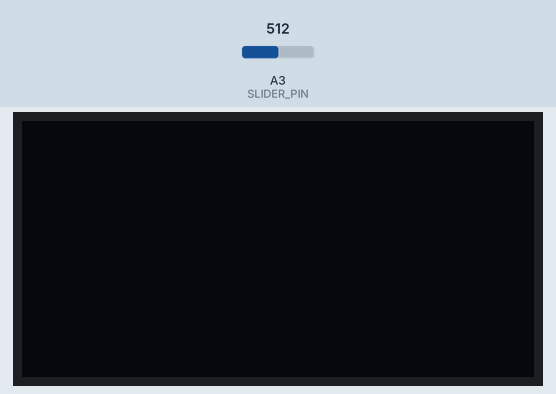
Bench run of a sketch on a simulated Arduino Leonardo, built with avr-gcc and run on an emulated ATmega32U4. On the bench: 128×64 one-colour display. The inputs (shaded band) are chosen by the test bench; at power-on: A3 (SLIDER_PIN) = 512. The display library's start-up logo is not drawn; USB keyboard and mouse output is not drawn; what the sketch prints to the serial monitor is not drawn.

Above: at 1.4 s.
1.5 s: A3 (SLIDER_PIN) set to 530
At 3.1 s:
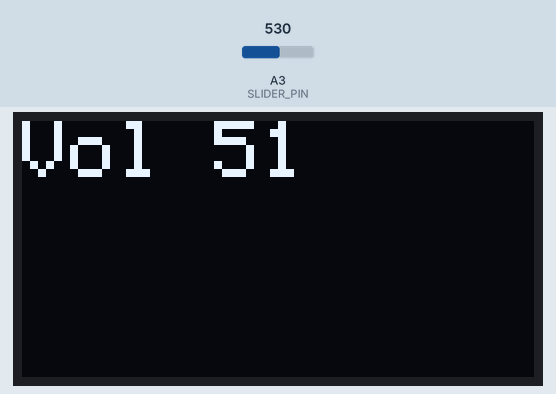
3.7 s: A3 (SLIDER_PIN) set to 511
At 4.5 s:
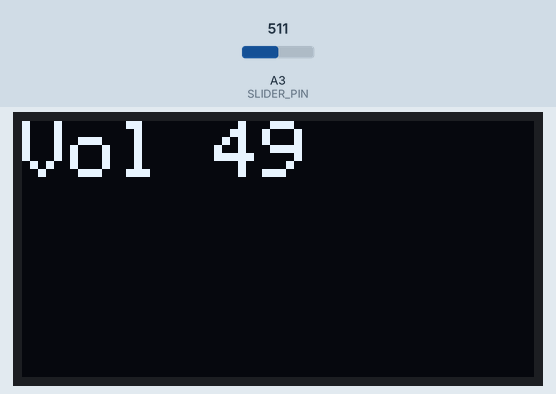
5.7 s: A3 (SLIDER_PIN) set to 306
At 7.1 s:
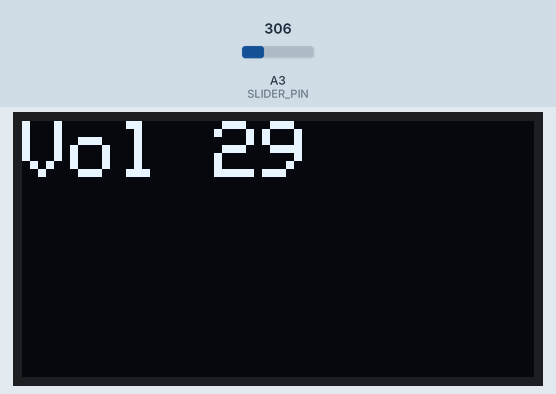
Timing chart, 0 to 8.7 s (numbered marks = the images above; inputs shaded):
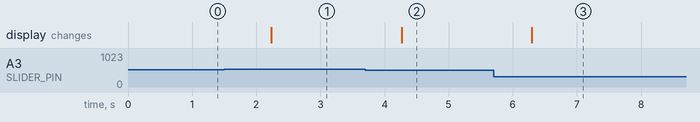

The sketch:

lwpad.ino
```cpp
/******************************************************
    https://github.com/spring-ryanc/spring-pad
******************************************************/
#include "HID-Project.h"  // https://github.com/NicoHood/HID

// Imports for OLED screen
#include <Adafruit_GFX.h>
#include <Adafruit_SH110X.h>
#include <SPI.h>
#include <Wire.h>

// Screen setup (connect SDA to pin 2, and SCK to pin 3, GND to ground, VDD to 5V).
#define SCREEN_WIDTH 128     // OLED display width, in pixels
#define SCREEN_HEIGHT 64     // OLED display height, in pixels
#define OLED_RESET -1        // Reset pin # (or -1 if sharing Arduino reset pin)
#define SCREEN_ADDRESS 0x3D  ///< See datasheet for Address; 0x3D for 128x64, 0x3C for 128x32
// NOTE: my original running code uses 0x3C for my 64pixel screen.. try both if having issues.
Adafruit_SH1106G display(SCREEN_WIDTH, SCREEN_HEIGHT, &Wire, OLED_RESET);

// Slide pot
#define SLIDER_PIN A3
int current_vol = -1;

void setup() {
  SerialUSB.begin(9600);
  SerialUSB.println("Hello world!");

  // Initialize OLED screen.
  if (!display.begin(SCREEN_ADDRESS, true)) {
    Serial.println(F("SSD1306 allocation failed"));
    while (true) {
      delay(100);
    }  // Don't proceed, loop forever
  }
  display.display();

  pinMode(SLIDER_PIN, INPUT);
  syncSliderVolume();

  Keyboard.begin();
  Consumer.end();
}

void loop() {
  processSlider();
  delay(1000);
}

void processSlider() {
  int sliderValue = analogRead(SLIDER_PIN);
  int vol = map(sliderValue, 0, 1024, 0, 100);

  if (vol != current_vol) {
    Serial.print("Slide Pot value: ");
    Serial.println(sliderValue);
    drawtext("Vol " + String(vol));
    for (int i = current_vol; i > vol; i = i - 2) {
      Consumer.write(MEDIA_VOLUME_DOWN);
    }
    for (int i = current_vol; i < vol; i = i + 2) {
      Consumer.write(MEDIA_VOLUME_UP);
    }
    current_vol = vol;
  }
}

// Sets current volume to 0 then increases to current value.
void syncSliderVolume() {
  int sliderValue = analogRead(SLIDER_PIN);
  int vol = map(sliderValue, 0, 1024, 0, 100);
  if (vol != current_vol) {
    current_vol = vol;
    for (int i = 0; i < 50; i++) {
      Consumer.write(MEDIA_VOLUME_DOWN);
    }
    for (int i = 0; i < (vol / 2); i++) {
      Consumer.write(MEDIA_VOLUME_UP);
    }
  }
}

// Writes text to OLED screen.
void drawtext(String text) {
  display.clearDisplay();

  display.setTextSize(2);              // Normal 1:1 pixel scale
  display.setTextColor(SH110X_WHITE);  // Draw white text
  display.setCursor(0, 0);             // Start at top-left corner
  display.cp437(true);                 // Use full 256 char 'Code Page 437' font
  display.println(text);

  display.display();
}
```

Measured:
- the behaviour switches between 522 and 523 on A3 (SLIDER_PIN) (found by bisection; images 0 and 1)
- after the input at 1.5 s, the display: changes after 0.74 s (image 1)
- after the input at 3.7 s, the display: changes after 0.57 s (image 2)
- after the input at 5.7 s, the display: changes after 0.60 s (image 3)
